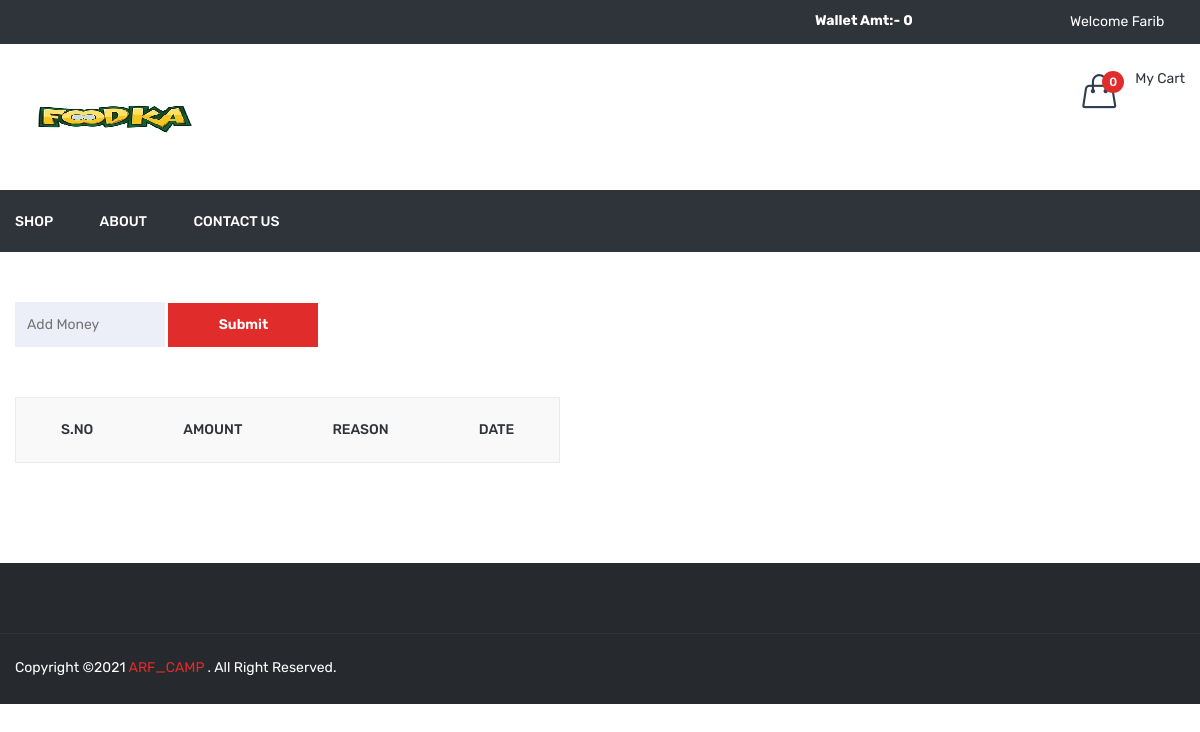
/wallet.php (signed in), run on an earlier commit of the app's database.
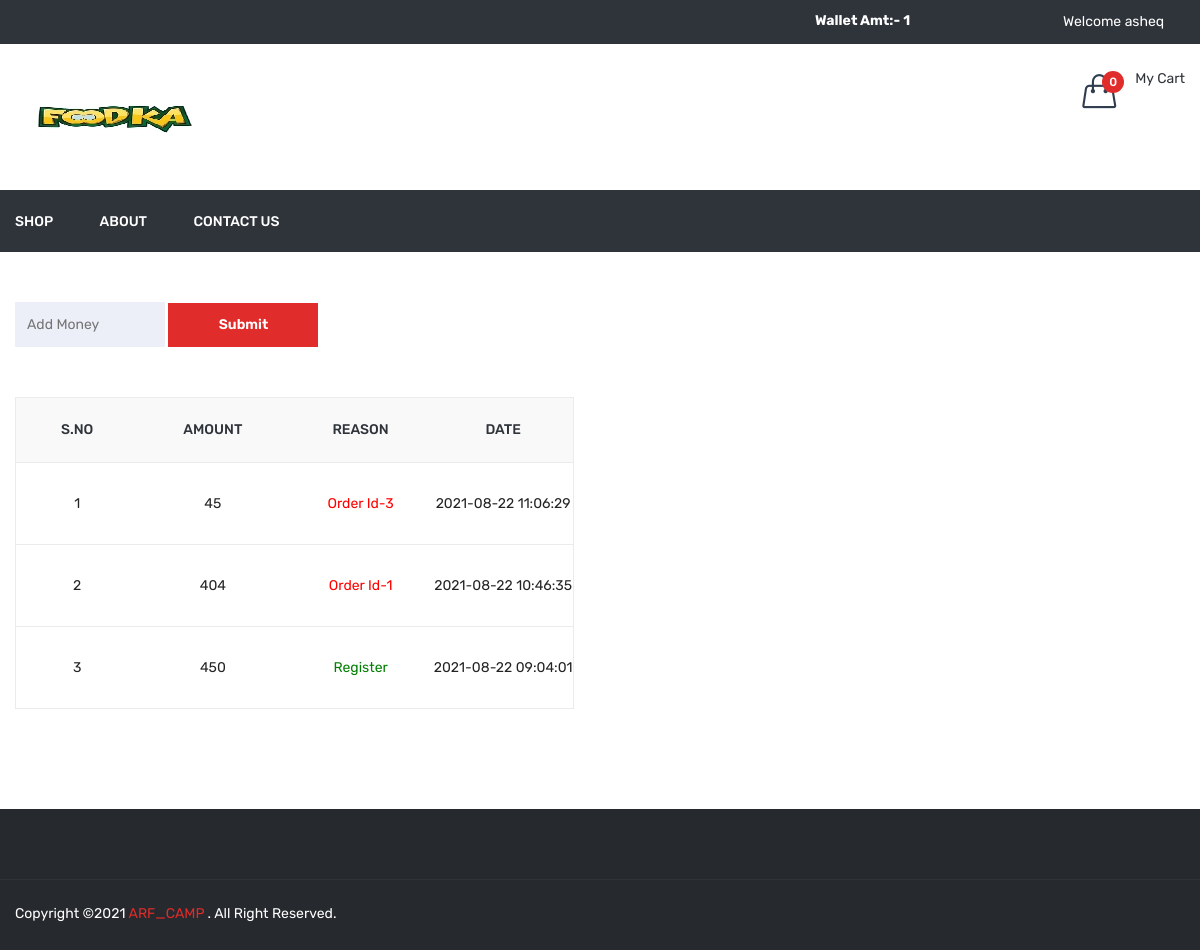
And on a later commit of the database.
### tables this page shows
CREATE TABLE `wallet` (
  `id` int(11) NOT NULL,
  `user_id` int(11) NOT NULL,
  `amt` int(11) NOT NULL,
  `payment_id` varchar(50) NOT NULL,
  `msg` varchar(500) NOT NULL,
  `type` enum('in','out') NOT NULL,
  `added_on` datetime NOT NULL
);

### function.inc.php (called while the page is built, shortened)
	<?php
function getWallet($uid){
  global $con;
  $sql="select * from wallet where user_id='$uid' order by id desc";
  $res=mysqli_query($con,$sql);
  $arr=array();
  while($row=mysqli_fetch_assoc($res)){
    $arr[]=$row;
  }
  return $arr;
}
function getWalletAmt($uid){
  global $con;
  $sql="select * from wallet where user_id='$uid'";
  $res=mysqli_query($con,$sql);
  $in=0;
  $out=0;
  while($row=mysqli_fetch_assoc($res)){
    if($row['type']=='in'){
      $in=$in+$row['amt'];
    }
    if($row['type']=='out'){
      $out=$out+$row['amt'];
    }
  }
  return $in-$out;
}
?>

### wallet.php (the view, shortened to what the changed rows need)
<?php
include ("header.php");
?>
<div class="cart-main-area pt-50 pb-100">
            <div class="container">
                <div class="row">
                    <div class="col-lg-12 col-md-12 col-sm-12 col-12">
							<?php
							$getWallet=getWallet($_SESSION['FOOD_USER_ID']);
							?>
                            <div class="table-content table-responsive">
                                <table>
                                    <thead>
                                        <tr>
                                            <th>S.No</th>
                                            <th>Amount</th>
                                            <th>Reason</th>
                                            <th>Date</th>
                                        </tr>
                                    </thead>
                                    <tbody>
                                       <?php
									   $kk=1;
									   foreach($getWallet as $list){?>
											<tr class="wallet_loop">
												<td><?php echo $kk?></td>
												<td><?php echo $list['amt']?></td>
												<td>
													<span class="<?php echo $list['type']?>">
														<?php echo $list['msg']?>
													</span>
												</td>
												<td><?php echo $list['added_on']?></td>
											</tr>
									   <?php
									   $kk++;
									   } ?>
                                    </tbody>
                                </table>
                            </div>
                    </div>
                </div>
            </div>
        </div>
<?php
include("footer.php");
?>

### header.php (shortened to what the changed rows need)
<?php
include('database.inc.php');
include('function.inc.php');
$getWalletAmt=0;
if(isset($_SESSION['FOOD_USER_ID'])){
    $getWalletAmt=getWalletAmt($_SESSION['FOOD_USER_ID']);
}
 ?>
<!doctype html>
<html class="no-js" lang="zxx">
<head>
        <link rel="stylesheet" href="<?php echo FRONT_SITE_PATH?>assets/css/bootstrap.min.css">
        <link rel="stylesheet" href="<?php echo FRONT_SITE_PATH?>assets/css/animate.css">
        <link rel="stylesheet" href="<?php echo FRONT_SITE_PATH?>assets/css/owl.carousel.min.css">
        <link rel="stylesheet" href="<?php echo FRONT_SITE_PATH?>assets/css/slick.css">
        <link rel="stylesheet" href="<?php echo FRONT_SITE_PATH?>assets/css/chosen.min.css">
        <link rel="stylesheet" href="<?php echo FRONT_SITE_PATH?>assets/css/ionicons.min.css">
        <link rel="stylesheet" href="<?php echo FRONT_SITE_PATH?>assets/css/font-awesome.min.css">
        <link rel="stylesheet" href="<?php echo FRONT_SITE_PATH?>assets/css/simple-line-icons.css">
        <link rel="stylesheet" href="<?php echo FRONT_SITE_PATH?>assets/css/jquery-ui.css">
        <link rel="stylesheet" href="<?php echo FRONT_SITE_PATH?>assets/css/meanmenu.min.css">
        <link rel="stylesheet" href="<?php echo FRONT_SITE_PATH?>assets/css/style.css">
        <link rel="stylesheet" href="<?php echo FRONT_SITE_PATH?>assets/css/responsive.css">
    </head>
    <body>
        <header class="header-area">
            <div class="header-top black-bg">
                <div class="container">
                    <div class="row">
                      <div class="col-lg-2 col-md-4 col-12 col-sm-4">
                            <?php
                                if(isset($_SESSION['FOOD_USER_NAME'])){
                                ?>
                            <div id="wallet_top_box">
                                <a href="<?php echo FRONT_SITE_PATH?>wallet" style="color:#fff;">
                                    Wallet Amt:- <?php echo $getWalletAmt?>
                                </a>
                            </div>
                                <?php  } ?>
                        </div>
                        <div class="col-lg-2 col-md-8 col-12 col-sm-8">
                            <div class="account-curr-lang-wrap f-right">
                                <?php
                                if(isset($_SESSION['FOOD_USER_NAME'])){
                                ?>
                                <ul>
                                    <li class="top-hover"><a href="#"><?php echo "Welcome <span id='user_top_name'> ".$_SESSION['FOOD_USER_NAME'];?>  <i class="ion-chevron-down"></i></a>
                                    </li>
                                </ul>
                                <?php } ?>
                            </div>
                        </div>
                    </div>
                </div>
            </div>
        </header>

What changed in the data, as far as the page shows it:
added wallet: amt "45", msg "Order Id-3", added_on "2021-08-22 11:06:29"
added wallet: amt "404", msg "Order Id-1", added_on "2021-08-22 10:46:35"
added wallet: amt "450", msg "Register", added_on "2021-08-22 09:04:01", type "in" (drawn)
Also different on the page:
$getWalletAmt: "0" → "1"
$_SESSION['FOOD_USER_NAME']: "Farib" → "asheq"
